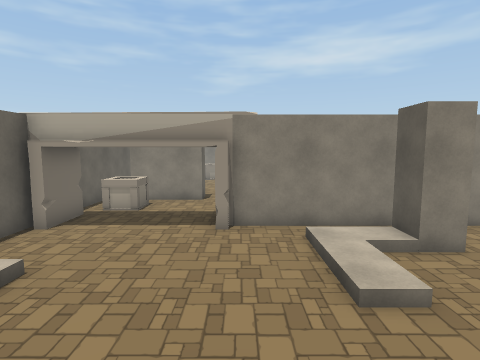
View 1 (above)

18 first-person views from a walk through a Unity game level. The camera is 1.5 m above the floor, tilts 6° down and sees 80° across. The floor is counted in squares, 1 m on a side. Each view is taken from the middle of a square. On the plan, view 1 faces up. The plan holds only what a view shows up to about 14 squares ahead; the rest is blank. The place goes on beyond the plan. The player is left out. Some animated figures are left out.

View 2
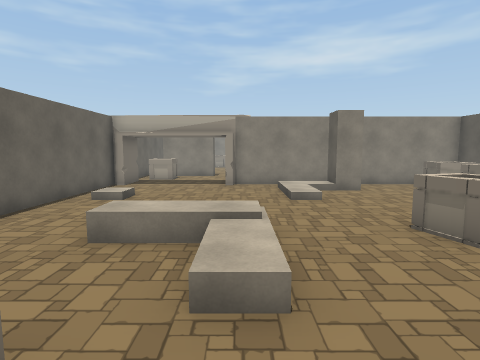

View 3
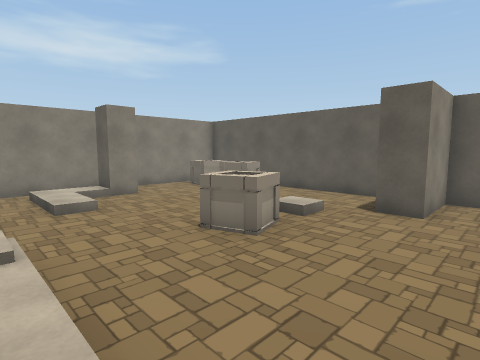

View 4
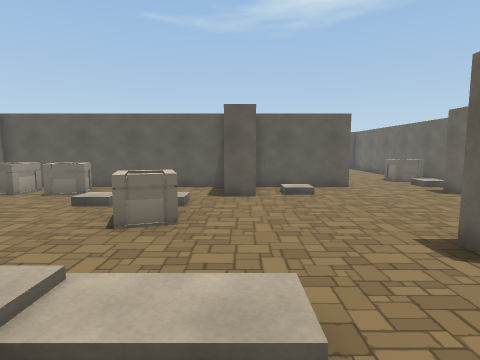

View 5
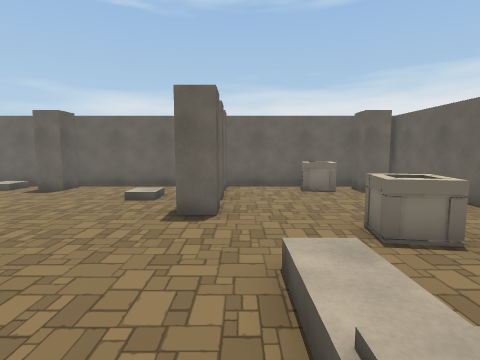

View 6
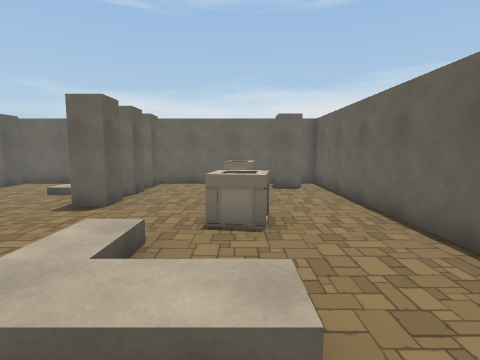

View 7
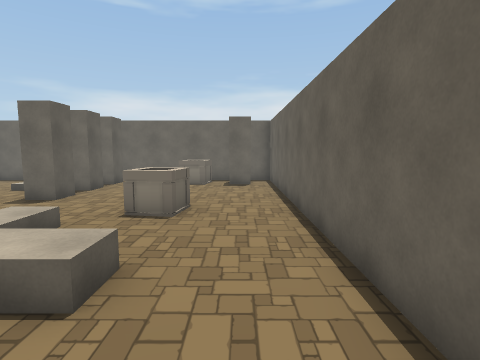

View 8
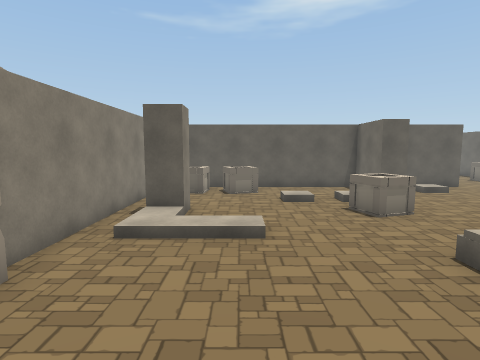

View 9
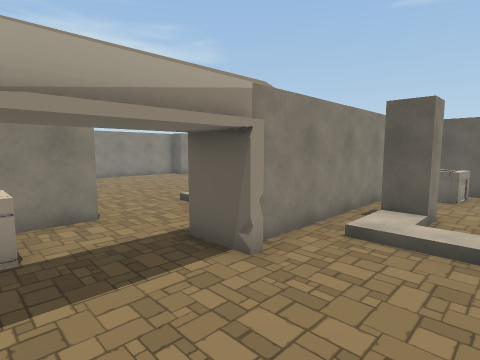

View 10
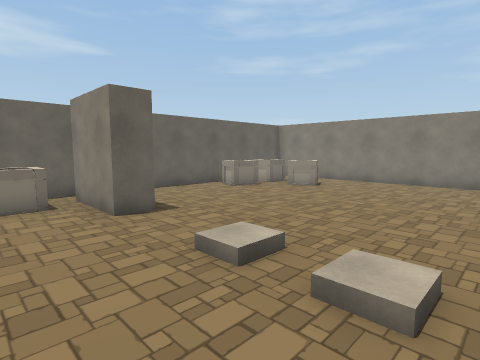

View 11
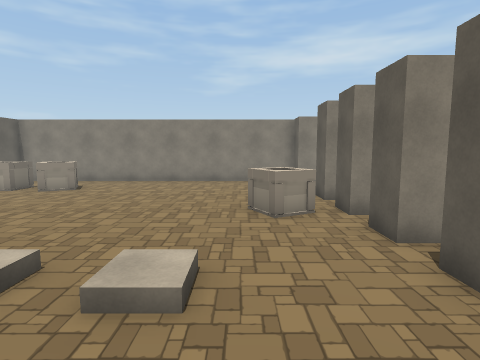

View 12
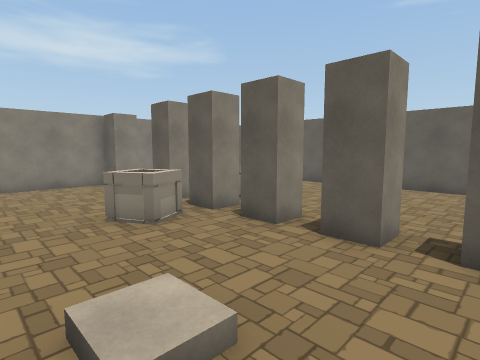

View 13
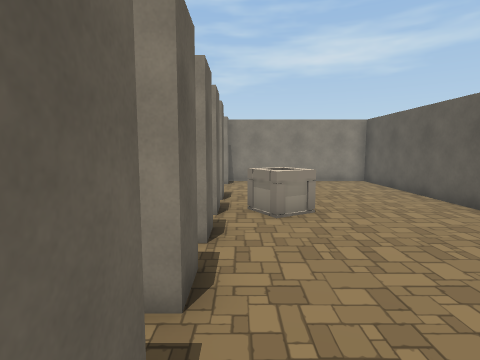

View 14
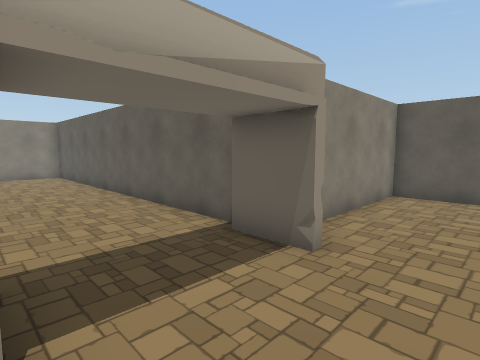

View 15
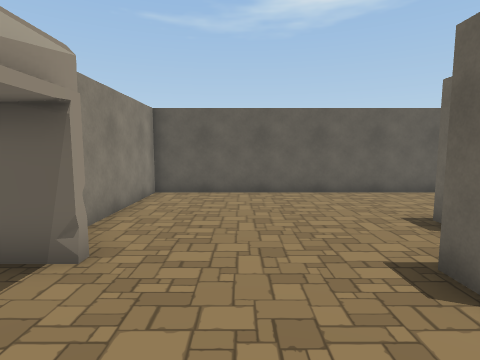

View 16
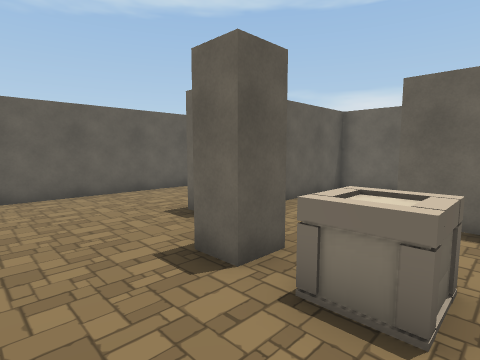

View 17
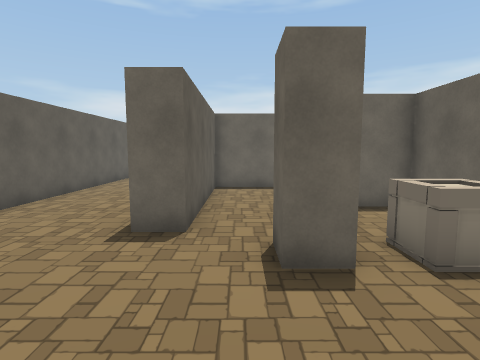

View 18
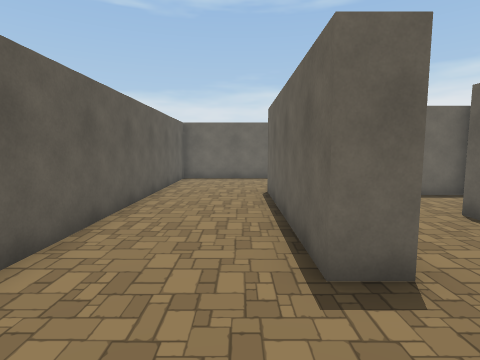

### Floor plan
Ten units are one square. View 1 is at (0, 0); x grows to the right and y downward. Boxes are objects, and circles mark ways between rooms. Rooms are numbered by the first view taken in them; rooms with no view inside come last. Other rooms are left out.
<svg viewBox="-60 -232 275 349">
<path fill="none" stroke="#000" d="M15 66 15 55 25 55M45 -55 35 -55 35 -66M15 86 15 75 21 75M95 65 95 25 71 25 71 15 95 15 95 -75 -3 -75M15 105 15 95 20 95M37 112 81 112M-45 95 -35 95 -35 106M75 106 75 95 85 95M-55 -75 -55 112 17 112M-15 -115 -45 -115M-55 -116 -55 -96M85 -106 85 -95M85 -126 85 -115 75 -115 75 -126M85 -146 85 -135 75 -135 75 -146M150 -91 150 -227 -55 -227 -55 -215M85 -164 85 -155 75 -155 75 -166M105 -7 105 15 129 15M135 -14 135 -25 145 -25 145 -15M85 -181 85 -175 75 -175 75 -185M-15 -126 -15 -115M129 20 129 26M85 -215 75 -215 75 -225M104 55 120 55M136 55 160 55 160 -9 170 -9 170 63M-55 -185 -55 -116M96 112 121 112M210 100 210 -80 164 -80"/>
<rect x="-55" y="-95" width="10" height="30" fill="#bbb"><title>other object</title></rect>
<rect x="-55" y="-105" width="20" height="10" fill="#bbb"><title>crate</title></rect>
<rect x="-35" y="25" width="30" height="30" fill="#bbb"><title>crate</title></rect>
<rect x="-25" y="85" width="20" height="20" fill="#bbb"><title>crate</title></rect>
<rect x="-15" y="-95" width="10" height="30" fill="#bbb"><title>other object</title></rect>
<rect x="25" y="-15" width="30" height="30" fill="#bbb"><title>crate</title></rect>
<rect x="65" y="-55" width="30" height="30" fill="#bbb"><title>crate</title></rect>
<rect x="65" y="-75" width="30" height="20" fill="#bbb"><title>crate</title></rect>
<rect x="-55" y="-185" width="30" height="20" fill="#bbb"><title>crate</title></rect>
<rect x="-45" y="-205" width="20" height="20" fill="#bbb"><title>crate</title></rect>
<rect x="-25" y="-215" width="20" height="30" fill="#bbb"><title>crate</title></rect>
<rect x="45" y="-175" width="30" height="30" fill="#bbb"><title>crate</title></rect>
<rect x="85" y="-175" width="30" height="30" fill="#bbb"><title>crate</title></rect>
<rect x="105" y="-95" width="10" height="30" fill="#bbb"><title>other object</title></rect>
<rect x="115" y="95" width="10" height="10" fill="#bbb"><title>crate</title></rect>
<rect x="115" y="-25" width="10" height="10" fill="#bbb"><title>crate</title></rect>
<rect x="145" y="-85" width="10" height="20" fill="#bbb"><title>other object</title></rect>
<circle cx="-3" cy="-100" r="3" fill="#2a7"/>
<circle cx="-50" cy="-120" r="3" fill="#2a7"/>
<circle cx="100" cy="85" r="3" fill="#2a7"/>
<text x="20" y="10">1</text>
<text x="90" y="-90">2</text>
</svg>
Room 1 opens to room 2.

Where each view was taken, in squares from view 1:
view 1: 0 up, 0 right, facing up
view 2: 5 down, 0 right, facing up
view 3: 4 down, 0 right, facing up-right
view 4: 2 down, 2 left, facing right
view 5: 1 up, 1 right, facing down
view 6: 2 up, 2 left, facing down
view 7: 3 up, 4 left, facing down
view 8: 4 up, 4 left, facing right
view 9: 4 up, 4 left, facing up-right
view 10: 9 up, 5 right, facing up-left
view 11: 9 up, 5 right, facing up
view 12: 10 up, 3 right, facing up-right
view 13: 9 up, 9 right, facing up
view 14: 5 up, 11 right, facing up-right
view 15: 5 up, 11 right, facing right
view 16: 5 up, 11 right, facing down-right
view 17: 6 up, 15 right, facing down
view 18: 4 up, 18 right, facing down
